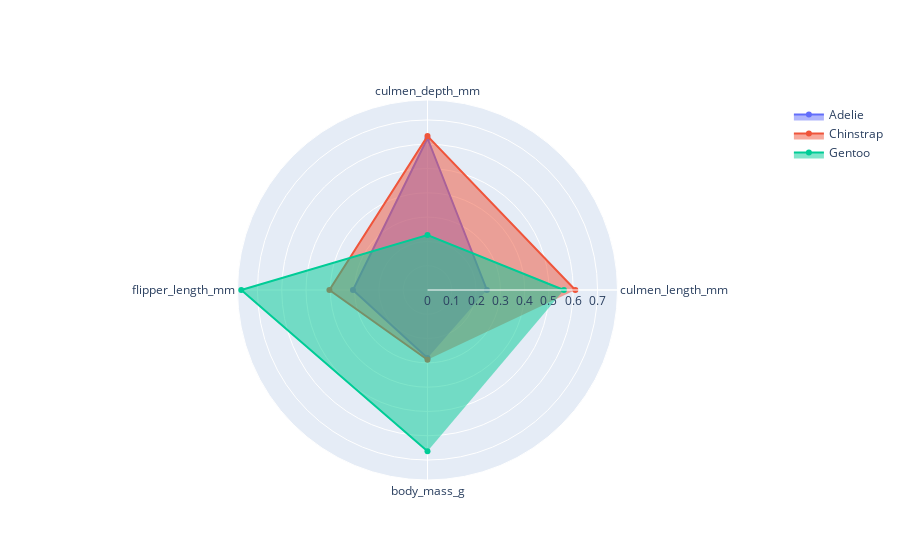

The cell this chart's notebook holds for it:
### Code cell
fig = go.Figure()

fig.add_trace(
    go.Scatterpolar(
        r=agrup.iloc[0, :],
        theta=categorias,
        fill='toself',
        name='Adelie'
    )
)
fig.add_trace(
    go.Scatterpolar(
        r=agrup.iloc[1, :],
        theta=categorias,
        fill='toself',
        name='Chinstrap'
    )
)
fig.add_trace(
    go.Scatterpolar(
        r=agrup.iloc[2, :],
        theta=categorias,
        fill='toself',
        name='Gentoo'
    )
)

fig.show()

### Figure 1 — Plotly figure (JSON) as saved in the notebook; plotly's stock layout.template omitted (floating-point values rounded to 4 significant figures)
{"data": [{"fill": "toself", "name": "Adelie", "r": [0.2445, 0.6247, 0.3068, 0.2795], "theta": ["culmen_length_mm", "culmen_depth_mm", "flipper_length_mm", "body_mass_g"], "type": "scatterpolar"}, {"fill": "toself", "name": "Chinstrap", "r": [0.6085, 0.6334, 0.4038, 0.287], "theta": ["culmen_length_mm", "culmen_depth_mm", "flipper_length_mm", "body_mass_g"], "type": "scatterpolar"}, {"fill": "toself", "name": "Gentoo", "r": [0.5615, 0.2265, 0.7667, 0.6641], "theta": ["culmen_length_mm", "culmen_depth_mm", "flipper_length_mm", "body_mass_g"], "type": "scatterpolar"}], "layout": {}}
